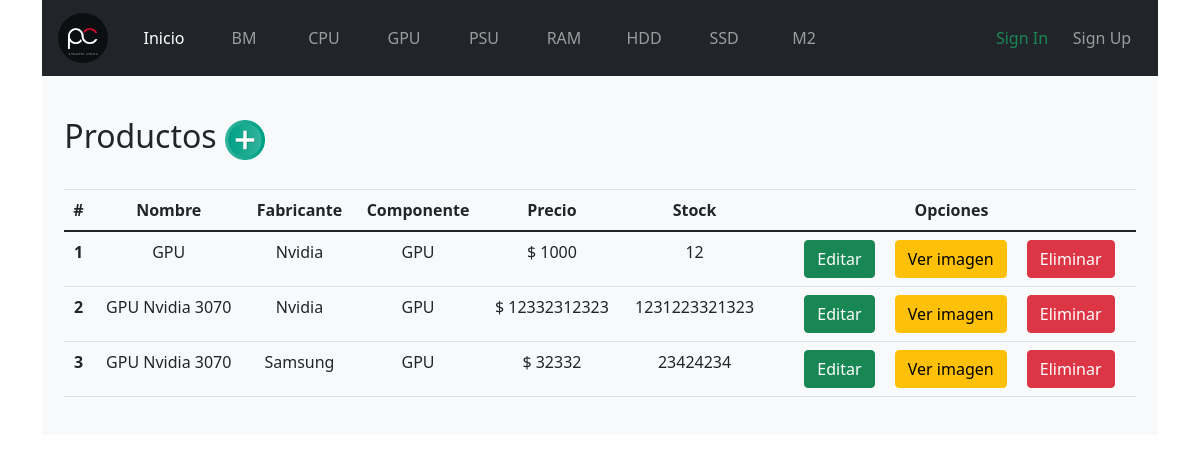
The page /panel/ on the database as committed earlier.
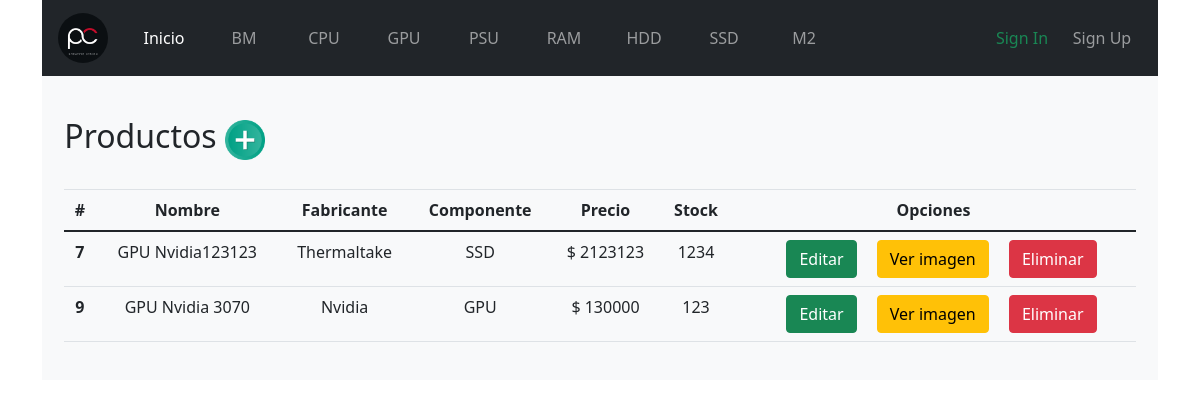
The same page on the database as committed later.
### core/models.py (models this page shows, shortened)
class Componente(models.Model):
    ID          = models.AutoField(primary_key=True)
    Nombre      = models.CharField(max_length=99)
    def __str__(self):
        return self.Nombre

class Producto(models.Model):
    ID          = models.AutoField(primary_key=True)
    Nombre      = models.CharField(max_length=99)
    Fabricante  = models.ForeignKey(Fabricante, on_delete=models.CASCADE, null=True, blank=True)
    Componente  = models.ForeignKey(Componente, on_delete=models.CASCADE, null=True, blank=True)
    Precio      = models.IntegerField(default=0)
    Stock       = models.IntegerField(default=0)
    def ruta_imagen(self, filename):
        return f'productos/{self.ID}/{filename}'
    Imagen = models.ImageField(upload_to = ruta_imagen, max_length = 9999, null = True, blank = True)

class Fabricante(models.Model):
    ID          = models.AutoField(primary_key=True)
    Nombre      = models.CharField(max_length=99)
    def __str__(self):
        return self.Nombre

### core/views.py (the view)
# urls.py: path('panel/', Panel, name='Panel'),
def Panel(request):
    productos = Producto.objects.all()
    fabricantes = Fabricante.objects.all()
    componentes = Componente.objects.all()
    contexto = {'productos': productos, 'fabricantes':fabricantes,'componentes':componentes}
    return render(request,'panel.html', contexto)

### core/templates/panel.html (shortened to what this page needs)
{% extends 'base.html' %}
{% load static %}
{% block body%}
<div class=" bg-light " style="padding: 2%;">
    <div><h2 class="justify-content-between">Productos
    <img src="../static/img/interface/add.ico" type="button" data-bs-toggle="modal" data-bs-target="#Add" alt="Añadir productos" style="margin-bottom: 2%;margin-top: 2%; max-width: 40px;">
    </h2>
    <div class="row">
        <div class="col-md-12 container justify-content-center">
              <table class="table" style="text-align: center;">
                <thead>
                  <tr>
                    <th scope="col">#</th>
                    <th scope="col">Nombre</th>
                    <th scope="col">Fabricante</th>
                    <th scope="col">Componente</th>
                    <th scope="col">Precio</th>
                    <th scope="col">Stock</th>
                    <th scope="col">Opciones</th>
                  </tr>
                </thead>
                <tbody>
                  <tr>
                    {% for Producto in productos %}
                    <th scope="row">{{Producto.ID}}</th>
                    <td>{{Producto.Nombre}}</td>
                    <td>{{Producto.Fabricante}}</td>
                    <td>{{Producto.Componente}}</td>
                    <td>$ {{Producto.Precio}}</td>
                    <td>{{Producto.Stock}}</td>
                    <td>
                       <button type="button" class="btn btn-success ml-3 " data-bs-toggle="modal" data-bs-target="#modal_edit_{{forloop.counter}}">
                            Editar
                          </button>
                        <button type="button" class="btn btn-warning ml-3 " data-bs-toggle="modal" data-bs-target="#exampleModal_{{forloop.counter}}"> Ver imagen </button>
                      <button type="button" class="btn btn-danger ml-3" data-bs-toggle="modal" data-bs-target="#modal_del">
                        Eliminar
                      </button>
                    </td>
                  </tr>
                  {% endfor %}
                </tbody>
              </table>
        </div>
    </div>
</div>
{% endblock%}

### core/templates/base.html (shortened to what this page needs)
<!doctype html>
<html lang="es/ES">
  <head>
    <link rel="stylesheet" href="https://stackpath.bootstrapcdn.com/bootstrap/4.3.1/css/bootstrap.min.css">
    <link href="https://cdn.jsdelivr.net/npm/bootstrap@5.0.1/dist/css/bootstrap.min.css" rel="stylesheet">
    <link rel="stylesheet" href="../static/css/style.css">
    </head>
    <body background="../static/img/interface/bg.jpg" class="container">
        <nav class=" navbar navbar-expand navbar-dark bg-dark" >
            <a class="navbar-brand" href="{% url 'index' %}">
                <img src="../static/img/interface/pc-logo.jpg" width="50" height="auto" alt="" style="margin-right: 2%;border-radius: 100%;" >
            </a>
            <div class="collapse navbar-collapse " id="navbarSupportedContent" >
            <ul class="navbar-nav mr-auto nav  justify-content-start" >
                <li class="nav-item active">
                <a class="nav-link" href="{% url 'index' %}">Inicio </a>
                </li>
                {%for Componente in componentes%}
                <li class="nav-item ">
                    <a class="nav-link" href="{% url 'Prod' Componente.ID%}">{{Componente.Nombre}}</a>
                </li>
                {%endfor%}
                    </ul>
                </div>
                <div class="collapse navbar-collapse justify-content-end" id="navbarSupportedContent">
                    <ul class="navbar-nav">
                        {% if user.is_authenticated %}
                        {% if user.username != 'admin' %}
                        <li class="nav-item">
                            <a class="nav-link" href="#">{{user.username}}</a>
                        </li>
                        {% elif user.username == 'admin' %}
                        <li class="nav-item">
                            <a class="nav-link" href="{% url 'Panel' %}">{{user.username}}</a>
                        </li>
                        {% endif %}
                        <li class="nav-item">
                            <a class="nav-link text-danger" href="{% url 'Out' %}">Sign Out</a>
                        </li>
                        {% else %}
                        <li class="nav-item">
                            <a class="nav-link text-success" href="{% url 'SignIn' %}">Sign In</a>
                        </li>
                        <li class="nav-item">
                            <a class="nav-link" href="{% url 'SignUp' %}">Sign Up</a>
                        </li>
                        {% endif %}
        </nav>
        {% block body %}
        {% endblock %}
  </body>
</html>

Rows that differ between the two databases and show on the page:
removed Producto: ID "1", Nombre "GPU", Fabricante "Nvidia", Componente "GPU", Precio "1000", Stock "12"
removed Producto: ID "2", Nombre "GPU Nvidia 3070", Fabricante "Nvidia", Componente "GPU", Precio "12332312323", Stock "1231223321323"
removed Producto: ID "3", Nombre "GPU Nvidia 3070", Fabricante "Samsung", Componente "GPU", Precio "32332", Stock "23424234"
added Producto: ID "7", Nombre "GPU Nvidia123123", Fabricante "Thermaltake", Componente "SSD", Precio "2123123", Stock "1234"
added Producto: ID "9", Nombre "GPU Nvidia 3070", Fabricante "Nvidia", Componente "GPU", Precio "130000", Stock "123"
